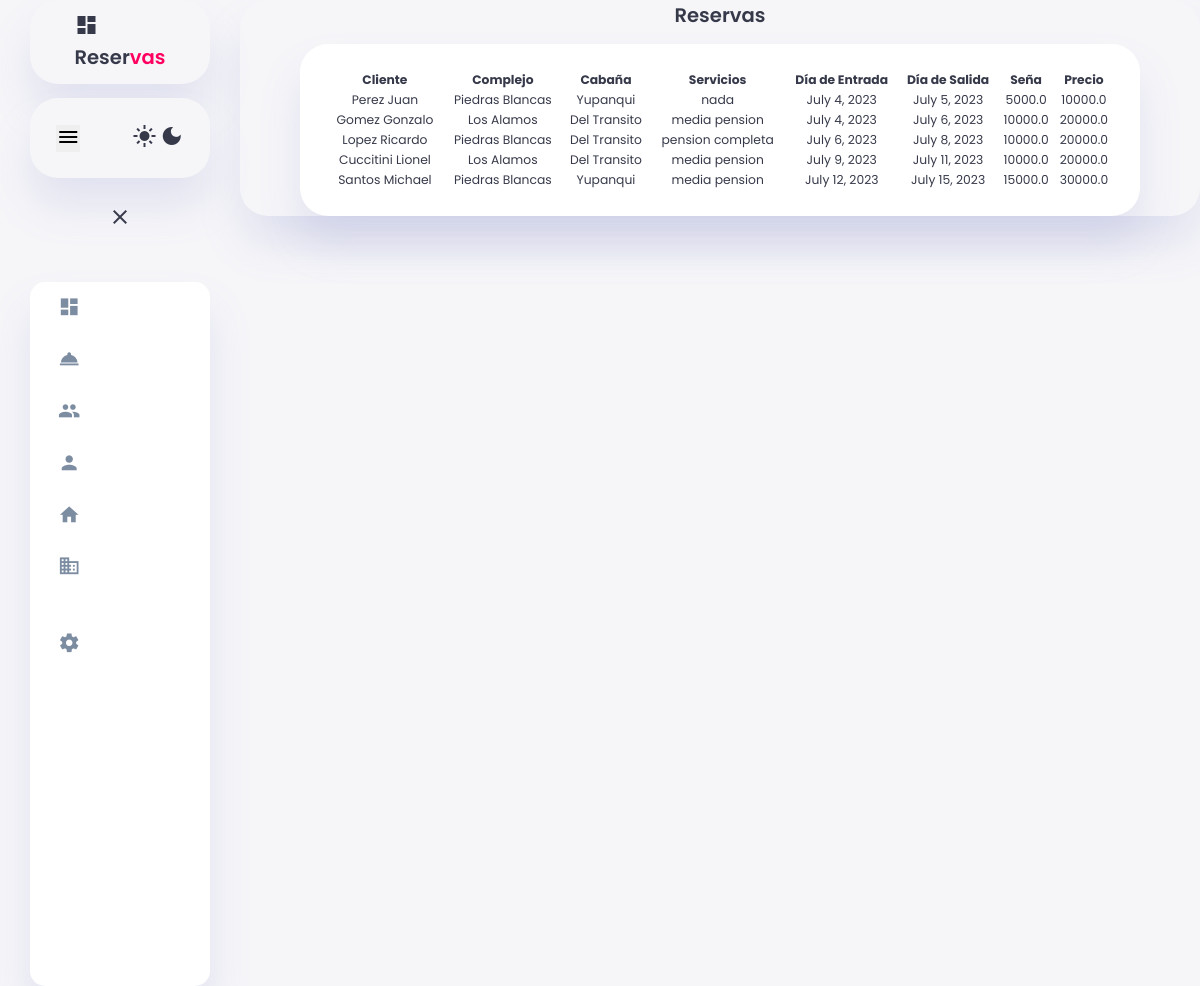
Page /reservas/ on the committed database.
### reservas/models.py (models this page shows, shortened)
class Reserva(models.Model):
    cliente = models.ForeignKey(Cliente, on_delete=models.CASCADE)
    complejo = models.ForeignKey(Complejo, on_delete=models.CASCADE)
    cabania = models.ForeignKey(Cabania, on_delete=models.CASCADE, default=None)
    diaEntrada = models.DateField()
    diaSalida = models.DateField()
    servicios = models.ForeignKey(Servicio, on_delete=models.CASCADE, default=None)
    seña = models.FloatField(default=0, max_length=12)
    precio = models.FloatField(default=0,max_length=12)

class Cliente(models.Model):
    apellido_nombre = models.CharField(max_length=100)
    dni = models.IntegerField(default=0)
    telefono = models.CharField(max_length=30)
    email = models.CharField(max_length=50, default="user@gmail.com")
    pais = models.CharField(max_length=30, default="Argentina")
    provincia = models.CharField(max_length=30, default="Cordoba")
    localidad = models.CharField(max_length=30, default="Cordoba")

class Complejo(models.Model):
    nombre = models.CharField(max_length=100)
    direccion = models.CharField(max_length=100)
    encargado = models.ForeignKey(Encargado, on_delete=models.CASCADE)
    def __str__(self):
        return self.nombre

class Cabania(models.Model):
    nombre = models.CharField(max_length=100)
    tipo = models.CharField(max_length=15, choices=[('Apart','Apart'), ('Cabaña', 'Cabaña'), ('Departamento','Departamento'), ('Habitacion','Habitacion')])
    capacidad = models.CharField(max_length=2)
    precio = models.FloatField(max_length=10)
    complejo = models.ForeignKey(Complejo, on_delete=models.CASCADE, default="none")
    def __str__(self):
        return self.nombre

class Servicio(models.Model):
    codigo = models.CharField(default="nada", max_length=20)
    descripcion = models.CharField(default="nada", max_length=150)
    precio = models.FloatField(default=0, max_length=20)
    def __str__(self):
        return self.codigo

### reservas/views.py (the view)
# urls.py: path('reservas/', views.tabla_reservas, name='tabla_reservas'),
def tabla_reservas(request):
    reservas = Reserva.objects.all()
    context = {'reservas': reservas}
    return render(request, 'reservas.html', context)

### reservas/templates/reservas.html
{% include 'navbar.html' %}
{% block content %}
<div class="content-conteiner">
<table class="table">
<h2>Reservas</h2>
    <thead>
        <tr>
            <th>Cliente</th>
            <th>Complejo</th>
            <th>Cabaña</th>
            <th>Servicios</th>
            <th>Día de Entrada</th>
            <th>Día de Salida</th>
            <th>Seña</th>
            <th>Precio</th>
        </tr>
    </thead>
    <tbody>
        {% for reserva in reservas %}
        <tr class="filas">
            <td><a href="{% url 'detalle_reserva' reserva.id %}">{{ reserva.cliente.apellido_nombre }}</a></td>
            <td>{{ reserva.complejo }}</td>
            <td>{{ reserva.cabania }}</td>
            <td>{{ reserva.servicios}}</td>
            <td>{{ reserva.diaEntrada }}</td>
            <td>{{ reserva.diaSalida }}</td>
            <td>{{ reserva.seña }}</td>
            <td>{{ reserva.precio }}</td>
        </tr>
        {% endfor %}
    </tbody>
</table>
</div>
{% endblock %}

### reservas/templates/navbar.html (shortened to what this page needs)
{% extends 'base.html' %}
{% load static %}
{% block content %}
<div class="navbar-container">
    <div class="logo-container">
        <div class="logo">
            <span class="material-icons-sharp">
            </span>
            <h2>Reser<span class="danger">vas</span></h2>
        </div>
    </div>
    <div class="btn-container">
                <button id="menu-btn" class="btn">
                    <span class="material-icons-sharp">
                    </span>
                </button>
                <div class="btn">
                    <div class="dark-mode">
                        <span class="material-icons-sharp active">
                        </span>
                        <span class="material-icons-sharp">
                        </span>
                    </div>
                </div>
    </div>
    <aside>
        <div class="toggle">
            <div class="close" id="close-btn">
                <span class="material-icons-sharp">
                </span>
            </div>
        </div>
        <div class="sidebar">
            <a href="/reservas">
                <span class="material-icons-sharp">
                </span>
            </a>
            <a href="/servicios">
                <span class="material-icons-sharp">
                </span>
            </a>
            <a href="/clientes">
                <span class="material-icons-sharp">
                </span>
            </a>
            <a href="/encargados">
                <span class="material-icons-sharp">
                </span>
            </a>
            <a href="/cabanias">
                <span class="material-icons-sharp">
                </span>
            </a>
            <a href="/complejos">
                <span class="material-icons-sharp">
                </span>
            </a>
            <a href="#">
                <span class="material-icons-sharp">
                </span>
            </a>
        </div>
    </aside>
</div>
{% endblock %}

### reservas/templates/base.html (shortened to what this page needs)
{% load static %}
<!DOCTYPE html>
<html lang="es">
<head>
    <link rel="stylesheet" href="{% static 'css/styles3.css'%}">
    <link rel="stylesheet" href="{% static 'css/tables.css'%}">
</head>
<body>
    {% block content %}
    {% endblock %}
</body>
</html>

### reservas/static/css/styles3.css (style rules this page uses)
:root { --color-primary: #6C9BCF; --color-danger: #FF0060; --color-success: #1B9C85; --color-warning: #F7D060; --color-white: #fff; --color-info-dark: #7d8da1; --color-dark: #363949; --color-light: rgba(132, 139, 200, 0.18); --color-dark-variant: #677483; --color-background: #f6f6f9; --card-border-radius: 2rem; --border-radius-1: 0.4rem; --border-radius-2: 1.2rem; --card-padding: 1.8rem; --padding-1: 1.2rem; --box-shadow: 0 2rem 3rem var(--color-light); }
* { margin: 0; padding: 0; outline: 0; appearance: 0; border: 0; text-decoration: none; box-sizing: border-box; }
html { font-size: 14px; }
body { width: 100vw; height: 100vh; font-family: 'Poppins', sans-serif; font-size: 0.88rem; user-select: none; overflow-x: hidden; color: var(--color-dark); background-color: var(--color-background); }
a { color: var(--color-dark); }
h2 { font-weight: 600; font-size: 1.4rem; }
.danger { color: var(--color-danger); }
aside { height: 100vh; display: flex; flex-direction: column; border-radius: var(--card-border-radius); }
aside .toggle { display: flex; align-items: center; justify-content: space-between; margin-top: 1.4rem; margin: auto; }
aside .sidebar { display: flex; flex-direction: column; background-color: var(--color-white); box-shadow: var(--box-shadow); border-radius: 15px; height: 88vh; width: 15vw; position: relative; top: 1.5rem; transition: all 0.3s ease; margin: auto; }
aside .sidebar a { display: flex; align-items: center; color: var(--color-info-dark); height: 3.7rem; gap: 1rem; position: relative; margin-left: 2rem; transition: all 0.3s ease; }
aside .sidebar a span { font-size: 1.6rem; transition: all 0.3s ease; }
@media screen and (max-width: 1200px) { aside .sidebar a { width: 5.6rem; } }
@media screen and (max-width: 1200px) { aside .sidebar a:last-child { position: relative; margin-top: 1.8rem; } }
.navbar-container { width: 20vw; float: left; }

### reservas/static/css/tables.css (style rules this page uses)
.table { margin: auto; width: 70vw; text-align: center; background-color: var(--color-white); padding: var(--card-padding); border-radius: var(--card-border-radius); margin-top: 1rem; box-shadow: var(--box-shadow); justify-content: space-around; gap: 1.4rem; transition: all 0.3s ease; }
.filas { border-radius: var(--card-border-radius); }
.detalle p,h1,h2 { margin: auto; }
.content-conteiner { display: flex; flex-direction: column; box-shadow: var(--box-shadow); border-radius: var(--card-border-radius); }
.logo-container { width: 20vw; border-radius: var(--card-border-radius); box-shadow: var(--box-shadow); display: flex; flex-direction: column; background-color:var(--color-background); height: 6rem; width: 15vw; margin: auto; }
.logo { margin: auto; }
.btn-container { display: flex; flex-direction: row; width: 15vw; margin: auto; background-color: var(--color-background); border-radius: var(--card-border-radius); box-shadow: var(--box-shadow); margin-top: 1rem; height: 10vh; }
.btn { margin: auto; }
.close { margin: auto; margin-top: 1rem; }

### rows in the picture
Reserva: cliente.apellido_nombre "Perez Juan", complejo "Piedras Blancas", cabania "Yupanqui", servicios "nada", diaEntrada "July 4, 2023", diaSalida "July 5, 2023", seña "5000.0", precio "10000.0"
Reserva: cliente.apellido_nombre "Gomez Gonzalo", complejo "Los Alamos", cabania "Del Transito", servicios "media pension", diaEntrada "July 4, 2023", diaSalida "July 6, 2023", seña "10000.0", precio "20000.0"
Reserva: cliente.apellido_nombre "Lopez Ricardo", complejo "Piedras Blancas", cabania "Del Transito", servicios "pension completa", diaEntrada "July 6, 2023", diaSalida "July 8, 2023", seña "10000.0", precio "20000.0"
Reserva: cliente.apellido_nombre "Cuccitini Lionel", complejo "Los Alamos", cabania "Del Transito", servicios "media pension", diaEntrada "July 9, 2023", diaSalida "July 11, 2023", seña "10000.0", precio "20000.0"
Reserva: cliente.apellido_nombre "Santos Michael", complejo "Piedras Blancas", cabania "Yupanqui", servicios "media pension", diaEntrada "July 12, 2023", diaSalida "July 15, 2023", seña "15000.0", precio "30000.0"
